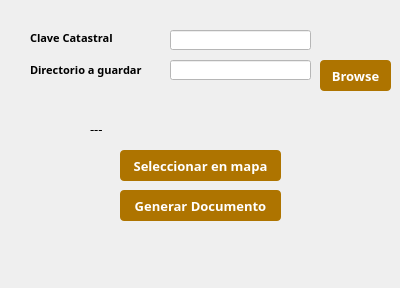
<?xml version="1.0" encoding="UTF-8"?>
<ui version="4.0">
 <class>CertCveCatastralDialogBase</class>
 <widget class="QDialog" name="CertCveCatastralDialogBase">
  <property name="geometry">
   <rect>
    <x>0</x>
    <y>0</y>
    <width>400</width>
    <height>288</height>
   </rect>
  </property>
  <property name="windowTitle">
   <string>Cert Cve Catastral</string>
  </property>
  <widget class="QLabel" name="label">
   <property name="geometry">
    <rect>
     <x>30</x>
     <y>30</y>
     <width>101</width>
     <height>16</height>
    </rect>
   </property>
   <property name="font">
    <font>
     <family>Century Gothic</family>
     <pointsize>8</pointsize>
     <weight>75</weight>
     <bold>true</bold>
    </font>
   </property>
   <property name="text">
    <string>Clave Catastral</string>
   </property>
  </widget>
  <widget class="QLineEdit" name="fldDirectorio">
   <property name="enabled">
    <bool>false</bool>
   </property>
   <property name="geometry">
    <rect>
     <x>170</x>
     <y>60</y>
     <width>141</width>
     <height>20</height>
    </rect>
   </property>
   <property name="font">
    <font>
     <family>Century Gothic</family>
     <pointsize>10</pointsize>
    </font>
   </property>
   <property name="styleSheet">
    <string notr="true">background: rgb(255,255,255)</string>
   </property>
  </widget>
  <widget class="QLineEdit" name="fldCveCat">
   <property name="enabled">
    <bool>true</bool>
   </property>
   <property name="geometry">
    <rect>
     <x>170</x>
     <y>30</y>
     <width>141</width>
     <height>20</height>
    </rect>
   </property>
   <property name="font">
    <font>
     <family>Century Gothic</family>
     <pointsize>10</pointsize>
    </font>
   </property>
   <property name="styleSheet">
    <string notr="true">background: rgb(255,255,255)</string>
   </property>
  </widget>
  <widget class="QLabel" name="label_2">
   <property name="geometry">
    <rect>
     <x>30</x>
     <y>60</y>
     <width>131</width>
     <height>20</height>
    </rect>
   </property>
   <property name="font">
    <font>
     <family>Century Gothic</family>
     <pointsize>8</pointsize>
     <weight>75</weight>
     <bold>true</bold>
    </font>
   </property>
   <property name="text">
    <string>Directorio a guardar</string>
   </property>
  </widget>
  <widget class="QPushButton" name="btnBrowse">
   <property name="geometry">
    <rect>
     <x>320</x>
     <y>60</y>
     <width>71</width>
     <height>31</height>
    </rect>
   </property>
   <property name="font">
    <font>
     <family>Century Gothic</family>
     <pointsize>10</pointsize>
     <weight>75</weight>
     <bold>true</bold>
    </font>
   </property>
   <property name="styleSheet">
    <string notr="true">QPushButton{
background : rgb(174, 116, 0);
color : rgb(255, 255, 255);
border-radius : 4px;
}
QPushButton::hover{
background : rgb(104, 69, 13);
color : rgb(255, 255, 255);
border-radius : 4px;
}
QPushButton:disabled {
background: rgb(217, 217, 217)
}</string>
   </property>
   <property name="text">
    <string>Browse</string>
   </property>
  </widget>
  <widget class="QPushButton" name="btnGenerar">
   <property name="geometry">
    <rect>
     <x>120</x>
     <y>190</y>
     <width>161</width>
     <height>31</height>
    </rect>
   </property>
   <property name="font">
    <font>
     <family>Century Gothic</family>
     <pointsize>10</pointsize>
     <weight>75</weight>
     <bold>true</bold>
    </font>
   </property>
   <property name="styleSheet">
    <string notr="true">QPushButton{
background : rgb(174, 116, 0);
color : rgb(255, 255, 255);
border-radius : 4px;
}
QPushButton::hover{
background : rgb(104, 69, 13);
color : rgb(255, 255, 255);
border-radius : 4px;
}
QPushButton:disabled {
background: rgb(217, 217, 217)
}</string>
   </property>
   <property name="text">
    <string>Generar Documento</string>
   </property>
  </widget>
  <widget class="QPushButton" name="btnSeleccionar">
   <property name="geometry">
    <rect>
     <x>120</x>
     <y>150</y>
     <width>161</width>
     <height>31</height>
    </rect>
   </property>
   <property name="font">
    <font>
     <family>Century Gothic</family>
     <pointsize>10</pointsize>
     <weight>75</weight>
     <bold>true</bold>
    </font>
   </property>
   <property name="styleSheet">
    <string notr="true">QPushButton{
background : rgb(174, 116, 0);
color : rgb(255, 255, 255);
border-radius : 4px;
}
QPushButton::hover{
background : rgb(104, 69, 13);
color : rgb(255, 255, 255);
border-radius : 4px;
}
QPushButton:disabled {
background: rgb(217, 217, 217)
}</string>
   </property>
   <property name="text">
    <string>Seleccionar en mapa</string>
   </property>
  </widget>
  <widget class="QLabel" name="lbEstatusCedula">
   <property name="geometry">
    <rect>
     <x>90</x>
     <y>120</y>
     <width>231</width>
     <height>16</height>
    </rect>
   </property>
   <property name="font">
    <font>
     <family>Century Gothic</family>
     <pointsize>10</pointsize>
    </font>
   </property>
   <property name="text">
    <string>&lt;html&gt;&lt;head/&gt;&lt;body&gt;&lt;p&gt;---&lt;/p&gt;&lt;/body&gt;&lt;/html&gt;</string>
   </property>
  </widget>
 </widget>
 <resources/>
 <connections/>
</ui>
